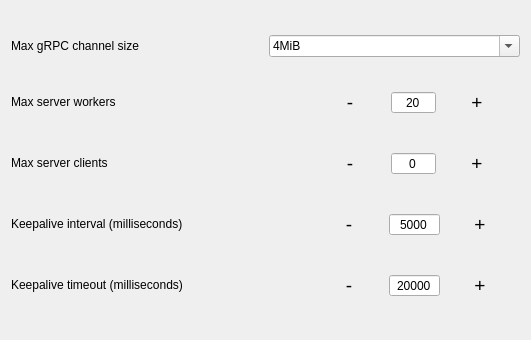
          <widget class="QWidget" name="page_2">
           <property name="geometry">
            <rect>
             <x>0</x>
             <y>0</y>
             <width>531</width>
             <height>340</height>
            </rect>
           </property>
           <attribute name="label">
            <string>Internal</string>
           </attribute>
           <layout class="QGridLayout" name="gridLayout_13">
            <item row="0" column="0">
             <widget class="QLabel" name="label_20">
              <property name="toolTip">
               <string>Maximum size of each message from nodes. Default 4MB</string>
              </property>
              <property name="text">
               <string>Max gRPC channel size</string>
              </property>
             </widget>
            </item>
            <item row="0" column="1">
             <widget class="QComboBox" name="comboGrpcMsgSize">
              <property name="editable">
               <bool>true</bool>
              </property>
              <property name="currentText">
               <string notr="true">4MiB</string>
              </property>
              <item>
               <property name="text">
                <string>4MiB</string>
               </property>
              </item>
              <item>
               <property name="text">
                <string>8MiB</string>
               </property>
              </item>
              <item>
               <property name="text">
                <string>16MiB</string>
               </property>
              </item>
              <item>
               <property name="text">
                <string>32MiB</string>
               </property>
              </item>
             </widget>
            </item>
            <item row="1" column="0">
             <widget class="QLabel" name="label_34">
              <property name="sizePolicy">
               <sizepolicy hsizetype="Preferred" vsizetype="Maximum">
                <horstretch>0</horstretch>
                <verstretch>0</verstretch>
               </sizepolicy>
              </property>
              <property name="toolTip">
               <string>This option configures the server workers. Each connected node consumes about 2 workers.
If there are more nodes than workers, the GUI will not allow new messages from nodes until
you configure this option accordingly.</string>
              </property>
              <property name="text">
               <string>Max server workers</string>
              </property>
             </widget>
            </item>
            <item row="1" column="1">
             <layout class="QHBoxLayout" name="horizontalLayout_17">
              <property name="spacing">
               <number>0</number>
              </property>
              <item>
               <spacer name="horizontalSpacer_9">
                <property name="orientation">
                 <enum>Qt::Horizontal</enum>
                </property>
                <property name="sizeType">
                 <enum>QSizePolicy::Policy::Maximum</enum>
                </property>
                <property name="sizeHint" stdset="0">
                 <size>
                  <width>40</width>
                  <height>20</height>
                 </size>
                </property>
               </spacer>
              </item>
              <item>
               <widget class="QPushButton" name="cmdGrpcWorkersDown">
                <property name="sizePolicy">
                 <sizepolicy hsizetype="Maximum" vsizetype="Maximum">
                  <horstretch>0</horstretch>
                  <verstretch>0</verstretch>
                 </sizepolicy>
                </property>
                <property name="font">
                 <font>
                  <pointsize>14</pointsize>
                  <fontweight>ExtraBold</fontweight>
                 </font>
                </property>
                <property name="text">
                 <string>-</string>
                </property>
                <property name="flat">
                 <bool>true</bool>
                </property>
               </widget>
              </item>
              <item>
               <widget class="QSpinBox" name="spinGrpcMaxWorkers">
                <property name="sizePolicy">
                 <sizepolicy hsizetype="Maximum" vsizetype="Fixed">
                  <horstretch>0</horstretch>
                  <verstretch>0</verstretch>
                 </sizepolicy>
                </property>
                <property name="alignment">
                 <set>Qt::AlignmentFlag::AlignCenter</set>
                </property>
                <property name="buttonSymbols">
                 <enum>QAbstractSpinBox::ButtonSymbols::NoButtons</enum>
                </property>
                <property name="accelerated">
                 <bool>true</bool>
                </property>
                <property name="maximum">
                 <number>10000</number>
                </property>
                <property name="value">
                 <number>20</number>
                </property>
               </widget>
              </item>
              <item>
               <widget class="QPushButton" name="cmdGrpcWorkersUp">
                <property name="sizePolicy">
                 <sizepolicy hsizetype="Maximum" vsizetype="Maximum">
                  <horstretch>0</horstretch>
                  <verstretch>0</verstretch>
                 </sizepolicy>
                </property>
                <property name="font">
                 <font>
                  <pointsize>14</pointsize>
                  <fontweight>ExtraBold</fontweight>
                 </font>
                </property>
                <property name="text">
                 <string>+</string>
                </property>
                <property name="flat">
                 <bool>true</bool>
                </property>
               </widget>
              </item>
             </layout>
            </item>
            <item row="2" column="0">
             <widget class="QLabel" name="label_35">
              <property name="sizePolicy">
               <sizepolicy hsizetype="Preferred" vsizetype="Maximum">
                <horstretch>0</horstretch>
                <verstretch>0</verstretch>
               </sizepolicy>
              </property>
              <property name="toolTip">
               <string>This option limits the number of nodes (incoming connections).
Set it to 0 to disable the limit.</string>
              </property>
              <property name="text">
               <string>Max server clients</string>
              </property>
             </widget>
            </item>
            <item row="2" column="1">
             <layout class="QHBoxLayout" name="horizontalLayout_16">
              <property name="spacing">
               <number>0</number>
              </property>
              <item>
               <spacer name="horizontalSpacer_8">
                <property name="orientation">
                 <enum>Qt::Horizontal</enum>
                </property>
                <property name="sizeType">
                 <enum>QSizePolicy::Policy::Maximum</enum>
                </property>
                <property name="sizeHint" stdset="0">
                 <size>
                  <width>40</width>
                  <height>20</height>
                 </size>
                </property>
               </spacer>
              </item>
              <item>
               <widget class="QPushButton" name="cmdGrpcClientsDown">
                <property name="sizePolicy">
                 <sizepolicy hsizetype="Maximum" vsizetype="Maximum">
                  <horstretch>0</horstretch>
                  <verstretch>0</verstretch>
                 </sizepolicy>
                </property>
                <property name="font">
                 <font>
                  <pointsize>14</pointsize>
                  <fontweight>ExtraBold</fontweight>
                 </font>
                </property>
                <property name="text">
                 <string>-</string>
                </property>
                <property name="flat">
                 <bool>true</bool>
                </property>
               </widget>
              </item>
              <item>
               <widget class="QSpinBox" name="spinGrpcMaxClients">
                <property name="sizePolicy">
                 <sizepolicy hsizetype="Maximum" vsizetype="Fixed">
                  <horstretch>0</horstretch>
                  <verstretch>0</verstretch>
                 </sizepolicy>
                </property>
                <property name="alignment">
                 <set>Qt::AlignmentFlag::AlignCenter</set>
                </property>
                <property name="buttonSymbols">
                 <enum>QAbstractSpinBox::ButtonSymbols::NoButtons</enum>
                </property>
                <property name="accelerated">
                 <bool>true</bool>
                </property>
                <property name="maximum">
                 <number>10000</number>
                </property>
                <property name="value">
                 <number>0</number>
                </property>
               </widget>
              </item>
              <item>
               <widget class="QPushButton" name="cmdGrpcClientsUp">
                <property name="sizePolicy">
                 <sizepolicy hsizetype="Maximum" vsizetype="Maximum">
                  <horstretch>0</horstretch>
                  <verstretch>0</verstretch>
                 </sizepolicy>
                </property>
                <property name="font">
                 <font>
                  <pointsize>14</pointsize>
                  <fontweight>ExtraBold</fontweight>
                 </font>
                </property>
                <property name="text">
                 <string>+</string>
                </property>
                <property name="flat">
                 <bool>true</bool>
                </property>
               </widget>
              </item>
             </layout>
            </item>
            <item row="3" column="0">
             <widget class="QLabel" name="label_39">
              <property name="sizePolicy">
               <sizepolicy hsizetype="Preferred" vsizetype="Maximum">
                <horstretch>0</horstretch>
                <verstretch>0</verstretch>
               </sizepolicy>
              </property>
              <property name="toolTip">
               <string>Every n milliseconds, the server will verify if the clients are alived.
If we do not receive a response from a client in n milliseconds,
the Keepalive timeout timer will start to count.</string>
              </property>
              <property name="text">
               <string>Keepalive interval (milliseconds)</string>
              </property>
             </widget>
            </item>
            <item row="3" column="1">
             <layout class="QHBoxLayout" name="horizontalLayout_18">
              <property name="spacing">
               <number>0</number>
              </property>
              <item>
               <spacer name="horizontalSpacer_10">
                <property name="orientation">
                 <enum>Qt::Horizontal</enum>
                </property>
                <property name="sizeType">
                 <enum>QSizePolicy::Policy::Preferred</enum>
                </property>
                <property name="sizeHint" stdset="0">
                 <size>
                  <width>40</width>
                  <height>20</height>
                 </size>
                </property>
               </spacer>
              </item>
              <item>
               <widget class="QPushButton" name="cmdGrpcKeepaliveDown">
                <property name="sizePolicy">
                 <sizepolicy hsizetype="Maximum" vsizetype="Maximum">
                  <horstretch>0</horstretch>
                  <verstretch>0</verstretch>
                 </sizepolicy>
                </property>
                <property name="font">
                 <font>
                  <pointsize>14</pointsize>
                  <fontweight>ExtraBold</fontweight>
                 </font>
                </property>
                <property name="text">
                 <string>-</string>
                </property>
                <property name="flat">
                 <bool>true</bool>
                </property>
               </widget>
              </item>
              <item>
               <widget class="QSpinBox" name="spinGrpcKeepalive">
                <property name="sizePolicy">
                 <sizepolicy hsizetype="Maximum" vsizetype="Fixed">
                  <horstretch>0</horstretch>
                  <verstretch>0</verstretch>
                 </sizepolicy>
                </property>
                <property name="alignment">
                 <set>Qt::AlignmentFlag::AlignCenter</set>
                </property>
                <property name="buttonSymbols">
                 <enum>QAbstractSpinBox::ButtonSymbols::NoButtons</enum>
                </property>
                <property name="accelerated">
                 <bool>true</bool>
                </property>
                <property name="maximum">
                 <number>999999999</number>
                </property>
                <property name="singleStep">
                 <number>1000</number>
                </property>
                <property name="value">
                 <number>5000</number>
                </property>
               </widget>
              </item>
              <item>
               <widget class="QPushButton" name="cmdGrpcKeepaliveUp">
                <property name="sizePolicy">
                 <sizepolicy hsizetype="Maximum" vsizetype="Maximum">
                  <horstretch>0</horstretch>
                  <verstretch>0</verstretch>
                 </sizepolicy>
                </property>
                <property name="font">
                 <font>
                  <pointsize>14</pointsize>
                  <fontweight>ExtraBold</fontweight>
                 </font>
                </property>
                <property name="text">
                 <string>+</string>
                </property>
                <property name="flat">
                 <bool>true</bool>
                </property>
               </widget>
              </item>
             </layout>
            </item>
            <item row="4" column="0">
             <widget class="QLabel" name="label_38">
              <property name="sizePolicy">
               <sizepolicy hsizetype="Preferred" vsizetype="Maximum">
                <horstretch>0</horstretch>
                <verstretch>0</verstretch>
               </sizepolicy>
              </property>
              <property name="toolTip">
               <string>After n milliseconds, the server will close the connection with the client
that has stopped responding.</string>
              </property>
              <property name="text">
               <string>Keepalive timeout (milliseconds)</string>
              </property>
             </widget>
            </item>
            <item row="4" column="1">
             <layout class="QHBoxLayout" name="horizontalLayout_19">
              <property name="spacing">
               <number>0</number>
              </property>
              <item>
               <spacer name="horizontalSpacer_11">
                <property name="orientation">
                 <enum>Qt::Horizontal</enum>
                </property>
                <property name="sizeType">
                 <enum>QSizePolicy::Policy::Preferred</enum>
                </property>
                <property name="sizeHint" stdset="0">
                 <size>
                  <width>40</width>
                  <height>20</height>
                 </size>
                </property>
               </spacer>
              </item>
              <item>
               <widget class="QPushButton" name="cmdGrpcKeepaliveTimeoutDown">
                <property name="sizePolicy">
                 <sizepolicy hsizetype="Maximum" vsizetype="Maximum">
                  <horstretch>0</horstretch>
                  <verstretch>0</verstretch>
                 </sizepolicy>
                </property>
                <property name="font">
                 <font>
                  <pointsize>14</pointsize>
                  <fontweight>ExtraBold</fontweight>
                 </font>
                </property>
                <property name="text">
                 <string>-</string>
                </property>
                <property name="flat">
                 <bool>true</bool>
                </property>
               </widget>
              </item>
              <item>
               <widget class="QSpinBox" name="spinGrpcKeepaliveTimeout">
                <property name="sizePolicy">
                 <sizepolicy hsizetype="Maximum" vsizetype="Fixed">
                  <horstretch>0</horstretch>
                  <verstretch>0</verstretch>
                 </sizepolicy>
                </property>
                <property name="alignment">
                 <set>Qt::AlignmentFlag::AlignCenter</set>
                </property>
                <property name="buttonSymbols">
                 <enum>QAbstractSpinBox::ButtonSymbols::NoButtons</enum>
                </property>
                <property name="accelerated">
                 <bool>true</bool>
                </property>
                <property name="maximum">
                 <number>999999999</number>
                </property>
                <property name="singleStep">
                 <number>1000</number>
                </property>
                <property name="value">
                 <number>20000</number>
                </property>
               </widget>
              </item>
              <item>
               <widget class="QPushButton" name="cmdGrpcKeepaliveTimeoutUp">
                <property name="sizePolicy">
                 <sizepolicy hsizetype="Maximum" vsizetype="Maximum">
                  <horstretch>0</horstretch>
                  <verstretch>0</verstretch>
                 </sizepolicy>
                </property>
                <property name="font">
                 <font>
                  <pointsize>14</pointsize>
                  <fontweight>ExtraBold</fontweight>
                 </font>
                </property>
                <property name="text">
                 <string>+</string>
                </property>
                <property name="flat">
                 <bool>true</bool>
                </property>
               </widget>
              </item>
             </layout>
            </item>
           </layout>
          </widget>
